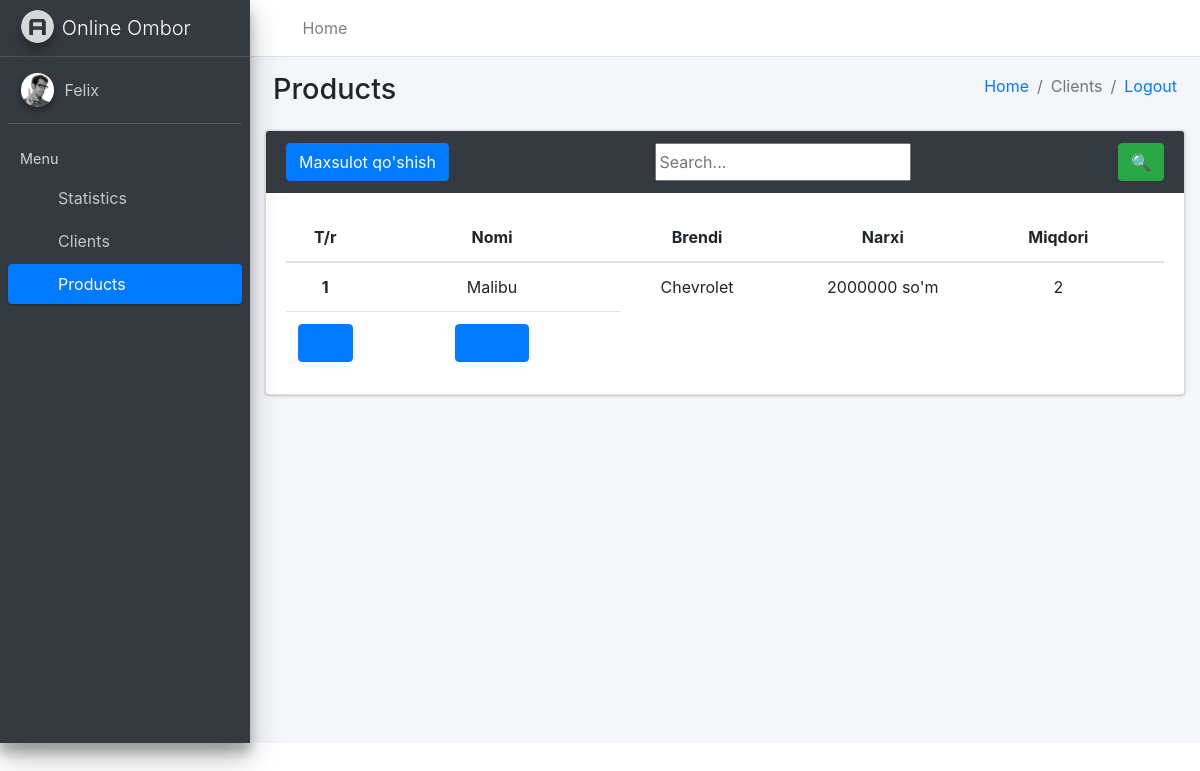
The app's page /asosiy/mahsulotlar/ (signed in), older data.
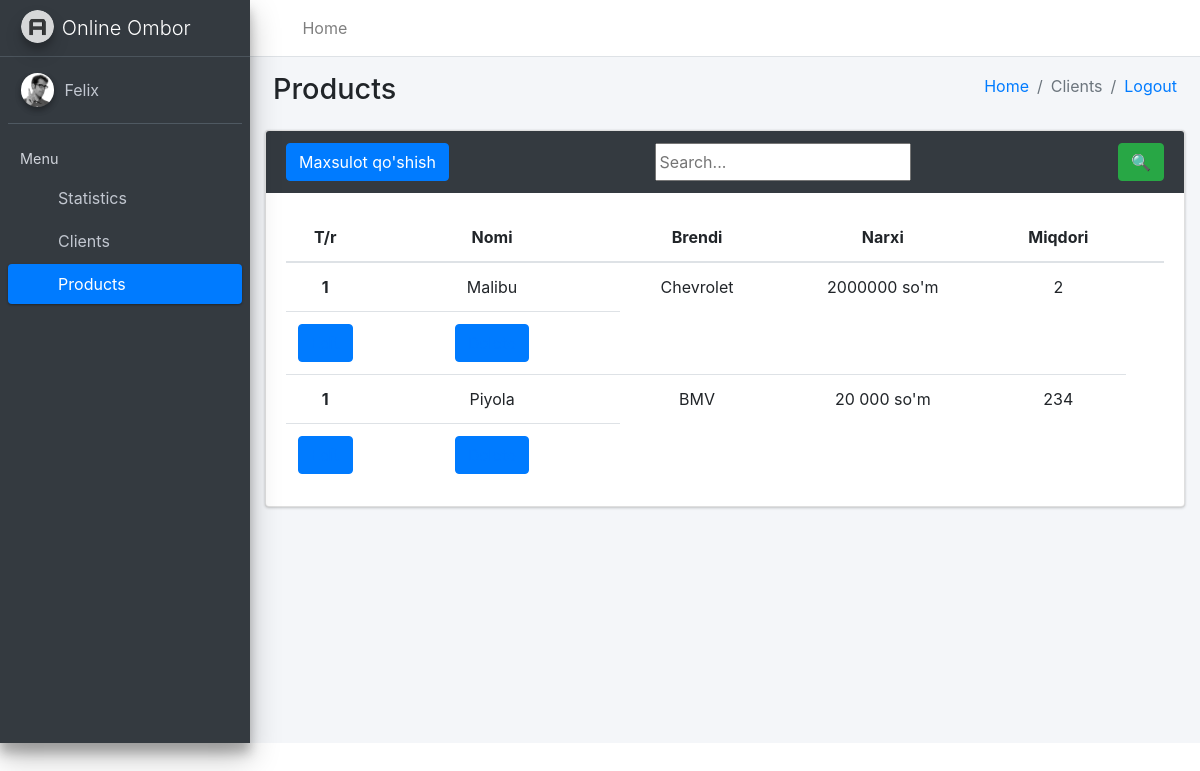
The same page, newer data.
### asosiy/models.py (models this page shows, shortened)
class Mahsulot(models.Model):
    nom = models.CharField(max_length=20)
    brend = models.CharField(max_length=20)
    narx = models.CharField(max_length=30)
    kelgan_sana = models.DateField()
    miqdor = models.IntegerField()
    olchov = models.CharField(max_length=30)
    ombor = models.ForeignKey(Ombor, on_delete=models.CASCADE)

### asosiy/views.py (the view, shortened to what this page needs)
# urls.py: path('mahsulotlar/', MahsulotlarView.as_view()),
class MahsulotlarView(View):
    def get(self, request):
        if request.user.is_authenticated:
            ombor1 = Ombor.objects.get(user=request.user)
            soz = request.GET.get('soz')
            if soz is None or soz == "":
                st = Mahsulot.objects.filter(ombor=ombor1)
            else:
                st = Mahsulot.objects.filter(Q(ombor=ombor1), Q(nom__contains=soz) | Q(brend__contains=soz) | Q(kelgan_sana__contains=soz))
            data = {"mahsulotlar": st}
            return render(request, 'products.html', data)
        return redirect('/')

### templates/products.html (shortened to what the changed rows need)
<!DOCTYPE html>
<html lang="en">
<head>
  {% load static %}
  <link rel="stylesheet" href="{% static 'plugins/fontawesome-free/css/all.min.css' %}">
  <link rel="stylesheet" href="https://code.ionicframework.com/ionicons/2.0.1/css/ionicons.min.css">
  <link rel="stylesheet" href="{% static 'dist/css/adminlte.min.css' %}">
  <link rel="stylesheet" href="https://maxcdn.bootstrapcdn.com/bootstrap/4.5.2/css/bootstrap.min.css">
</head>
<body class="hold-transition sidebar-mini">
<div class="wrapper">
  <aside class="main-sidebar sidebar-dark-primary elevation-4">
    <a href="../index.html" class="brand-link">
      <img src="{% static './dist/img/AdminLTELogo.png' %}" alt="AdminLTE Logo" class="brand-image img-circle elevation-3" style="opacity: .8">
      <span class="brand-text font-weight-light">Online Ombor</span>
    </a>
  </aside>
  <div class="content-wrapper">
    <div class="content-header">
      <div class="container-fluid">
        <div class="row mb-2">
          <div class="col-sm-6">
            <h1 class="m-0">Products</h1>
          </div>
        </div>
      </div>
    </div>
    <div class="col-md-12">
        <div class="card card-dark">
            <div class="card-body">
                <table class="table" style="text-align: center;">
                    <thead>
                        <tr>
                            <th scope="col" style="width: 15px">T/r</th>
                            <th scope="col" style="width: 255px; text-align: center;">Nomi</th>
                            <th scope="col" style="text-align: center;">Brendi</th>
                            <th scope="col" style="text-align: center;">Narxi</th>
                            <th scope="col" style="text-align: center;">Miqdori</th>
                            <th scope="col" style="text-align: center;"></th>
                        </tr>
                    </thead>
                    <tbody>
                      {% for i in mahsulotlar %}
                        <tr>
                            <th scope="row">1</th>
                            <td>{{i.nom}}</td>
                            <td>{{i.brend}}</td>
                            <td>{{i.narx}}</td>
                            <td>{{i.miqdor}}</td>
                           <tr>
                            <td> <button class="btn btn-primary" ><a href="/asosiy/mahsulot_edit/{{i.id}}/">Edit</a></button></td>
                            <td> <button class="btn btn-primary" ><a href="/asosiy/mahsulot_delete/{{i.id}}/">Delete</a></button>
                          </tr> {% endfor %}
                    </tbody>
                </table>
            </div>
        </div>
    </div>
</body>
</html>

Row changes from the older to the newer data that the page shows:
added Mahsulot: nom "Piyola", brend "BMV", narx "20 000 so'm", miqdor "234"
